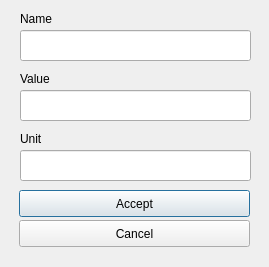
<?xml version="1.0" encoding="UTF-8"?>
<ui version="4.0">
 <class>EditAttributeDialog</class>
 <widget class="QDialog" name="EditAttributeDialog">
  <property name="geometry">
   <rect>
    <x>0</x>
    <y>0</y>
    <width>269</width>
    <height>267</height>
   </rect>
  </property>
  <property name="windowTitle">
   <string>Dialog</string>
  </property>
  <widget class="QLineEdit" name="lineEdit_value">
   <property name="geometry">
    <rect>
     <x>20</x>
     <y>90</y>
     <width>231</width>
     <height>31</height>
    </rect>
   </property>
  </widget>
  <widget class="QPushButton" name="button_accept">
   <property name="geometry">
    <rect>
     <x>19</x>
     <y>190</y>
     <width>231</width>
     <height>27</height>
    </rect>
   </property>
   <property name="text">
    <string>Accept</string>
   </property>
  </widget>
  <widget class="QLabel" name="label_error">
   <property name="geometry">
    <rect>
     <x>19</x>
     <y>260</y>
     <width>231</width>
     <height>101</height>
    </rect>
   </property>
   <property name="text">
    <string/>
   </property>
  </widget>
  <widget class="QPushButton" name="button_cancel">
   <property name="geometry">
    <rect>
     <x>19</x>
     <y>220</y>
     <width>231</width>
     <height>27</height>
    </rect>
   </property>
   <property name="text">
    <string>Cancel</string>
   </property>
  </widget>
  <widget class="QLineEdit" name="lineEdit_unit">
   <property name="geometry">
    <rect>
     <x>20</x>
     <y>150</y>
     <width>231</width>
     <height>31</height>
    </rect>
   </property>
  </widget>
  <widget class="QLabel" name="label_unit">
   <property name="geometry">
    <rect>
     <x>20</x>
     <y>130</y>
     <width>67</width>
     <height>17</height>
    </rect>
   </property>
   <property name="text">
    <string>Unit</string>
   </property>
  </widget>
  <widget class="QLabel" name="label_value">
   <property name="geometry">
    <rect>
     <x>20</x>
     <y>70</y>
     <width>67</width>
     <height>17</height>
    </rect>
   </property>
   <property name="text">
    <string>Value</string>
   </property>
  </widget>
  <widget class="QLabel" name="label_name">
   <property name="geometry">
    <rect>
     <x>20</x>
     <y>10</y>
     <width>67</width>
     <height>17</height>
    </rect>
   </property>
   <property name="text">
    <string>Name</string>
   </property>
  </widget>
  <widget class="QLineEdit" name="lineEdit_name">
   <property name="geometry">
    <rect>
     <x>20</x>
     <y>30</y>
     <width>231</width>
     <height>31</height>
    </rect>
   </property>
  </widget>
 </widget>
 <resources/>
 <connections/>
</ui>
